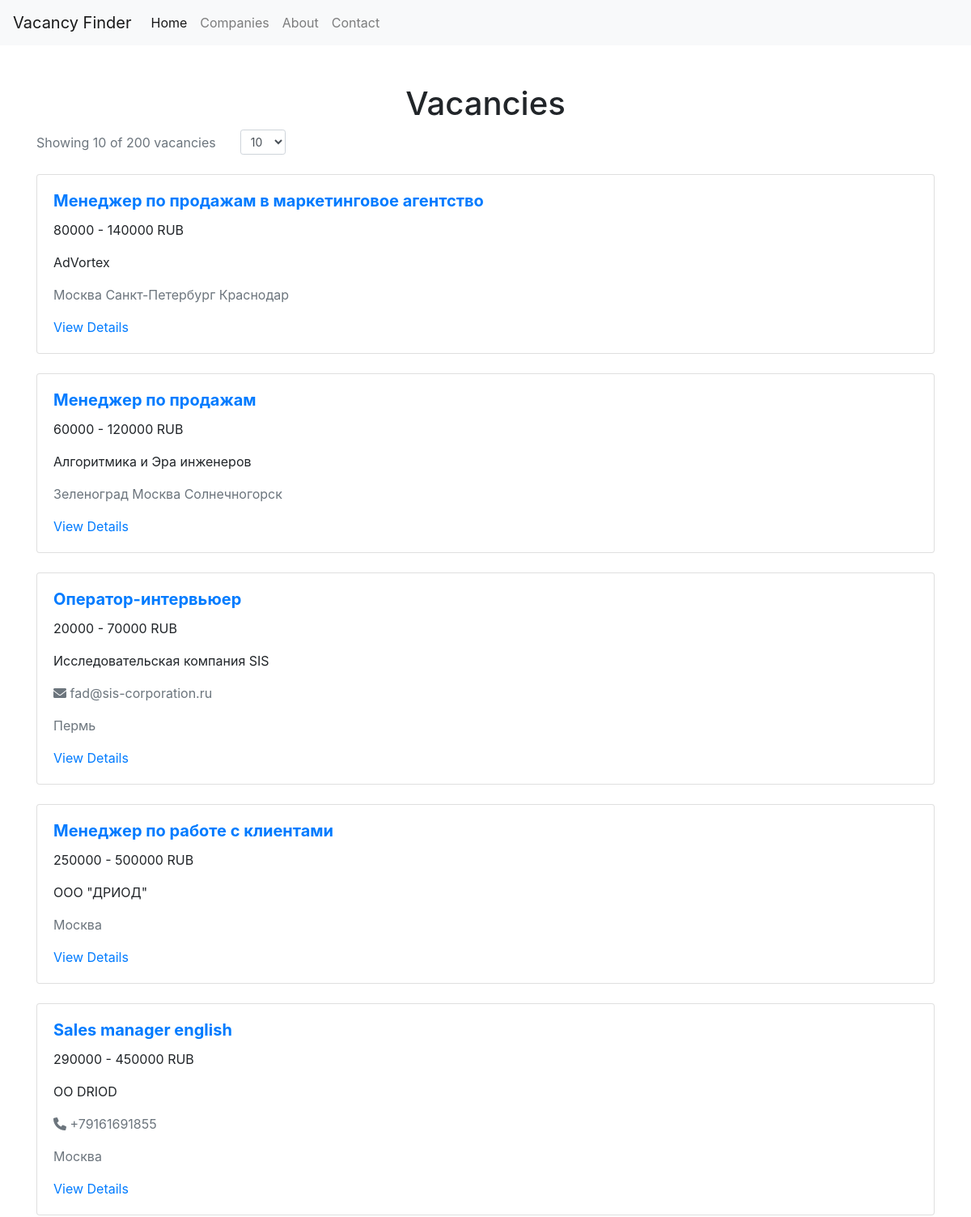
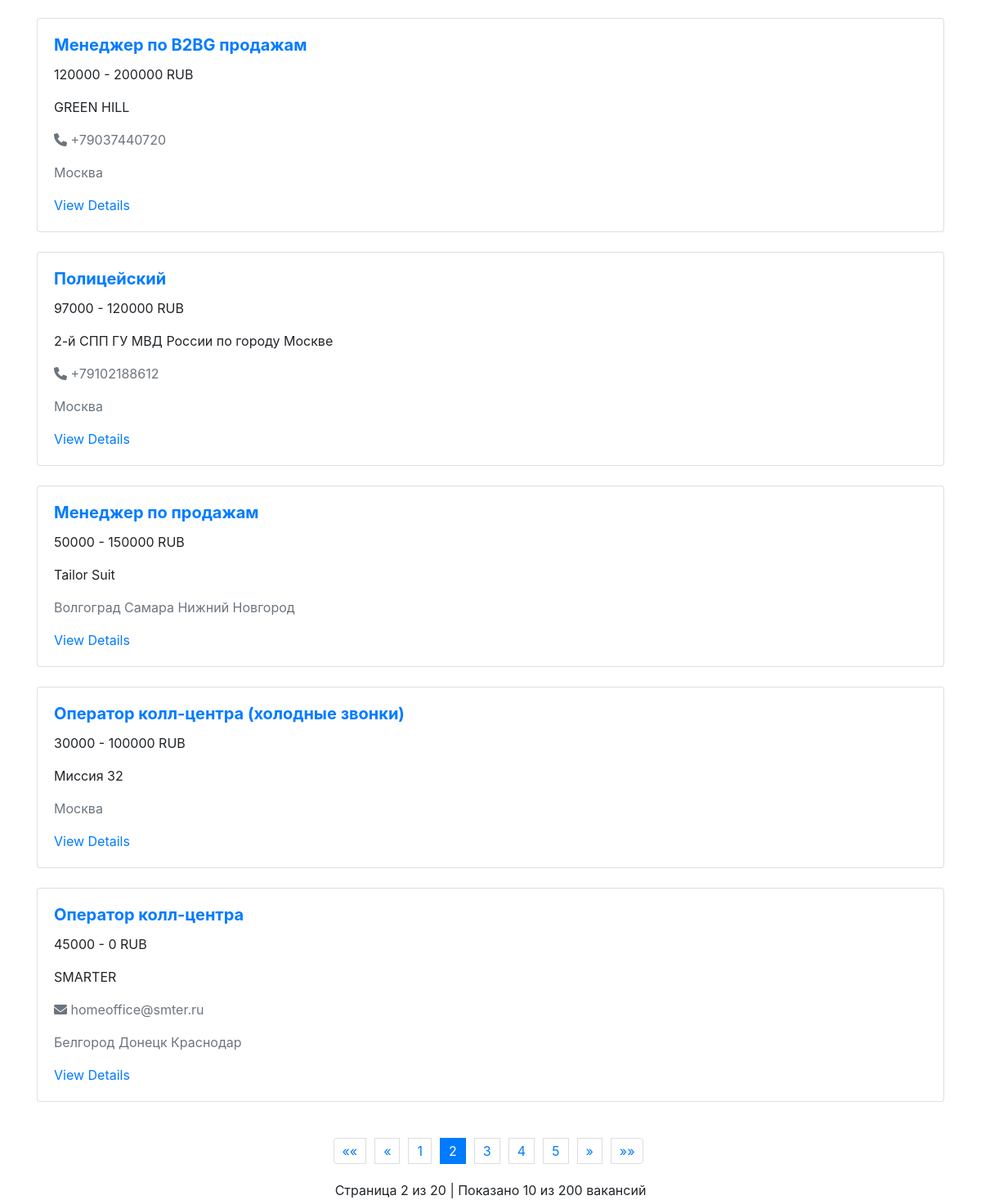
The app's page /?page=2&per_page=10 with its own data (2 pictures, top to bottom).
### finder_parser/models/vacancy.py (models this page shows, shortened)
class Vacancy(Base):
    __tablename__ = 'vacancies'
    id = Column(Integer, primary_key=True)
    vacancy_id = Column(Integer, unique=True, nullable=False)
    title = Column(String, nullable=False)
    description = Column(Text, nullable=False)
    salary_from = Column(Integer, nullable=True)
    salary_to = Column(Integer, nullable=True)
    currency_symbol = Column(String, nullable=True)
    contacts = Column(String, nullable=True)  # Хранение контактов в формате JSON
    @property
    def contacts_dict(self):
        contacts = json.loads(self.contacts) if self.contacts else []
        phone = next((item['value'] for item in contacts if item['type'] == 'phone'), None)
        email = next((item['value'] for item in contacts if item['type'] == 'email'), None)
        return {'phone': phone, 'email': email}
    company_info = Column(String, nullable=True)  # Хранение информации о компании в формате JSON
    @property
    def company_info_dict(self):
        return json.loads(self.company_info) if self.company_info else {}
    locations = Column(String, nullable=True)  # Хранение местоположений в формате JSON
    @property
    def locations_list(self):
        return json.loads(self.locations) if self.locations else []

### flask_app/app.py (the view)
@app.route('/')
def home():
    page = request.args.get('page', 1, type=int)
    per_page = request.args.get('per_page', 10, type=int)  # Значение по умолчанию 10
    offset = (page - 1) * per_page
    vacancies = session.query(Vacancy).offset(offset).limit(per_page).all()
    total_vacancies = session.query(Vacancy).count()
    total_pages = (total_vacancies + per_page - 1) // per_page  # Округление вверх
    return render_template(
        'index.html',  # или ваш шаблон для вакансий
        vacancies=vacancies,
        page=page,
        per_page=per_page,
        total_pages=total_pages,
        total_vacancies=total_vacancies
    )

### flask_app/templates/index.html (shortened to what this page needs)
{% extends "base.html" %}
{% block content %}
<h1 class="text-center">Vacancies</h1>
<form action="{{ url_for('home') }}" method="get" class="mb-4">
    <div class="form-group row align-items-center">
        <div class="col-auto">
            <span class="text-muted">Showing {{ vacancies|length }} of {{ total_vacancies }} vacancies</span>
        </div>
        <div class="col-auto">
            <select name="per_page" id="per_page" class="form-control form-control-sm" onchange="this.form.submit()">
                <option value="10" {% if per_page==10 %}selected{% endif %}>10</option>
            </select>
        </div>
    </div>
</form>
<div class="row">
    {% for vacancy in vacancies %}
    <div class="col-12 mb-4">
        <div class="card">
            <div class="card-body">
                <h5 class="card-title"><a href="https://finder.work/vacancies/{{vacancy.vacancy_id}}"
                        class="text-primary font-weight-bold">{{ vacancy.title }}</a></h5>
                <p class="card-text font-weight">{{ vacancy.salary_from }} - {{ vacancy.salary_to }} {{
                    vacancy.currency_symbol }}</p>
                <p class="card-text font-weight">{{ vacancy.company_info_dict['title'] }}</p>
                <ul class="list-unstyled mt-3">
                    {% if vacancy.contacts_dict.phone %}
                    <li class="mb-2 text-muted">
                        <i class="fas fa-phone"></i> {{ vacancy.contacts_dict.phone }}
                    </li>
                    {% endif %}
                    {% if vacancy.contacts_dict.email %}
                    <li class="mb-2 text-muted">
                        <i class="fas fa-envelope"></i> {{ vacancy.contacts_dict.email }}
                    </li>
                    {% endif %}
                </ul>
                <p class="card-text text-muted">
                    {% for location in vacancy.locations_list %}
                    {{ location.name }}
                    {% endfor %}
                </p>
                <a href="{{ url_for('vacancy', vacancy_id=vacancy.vacancy_id) }}" class="text-primary">View Details</a>
            </div>
        </div>
    </div>
    {% endfor %}
</div>
<nav aria-label="Page navigation">
    <ul class="pagination justify-content-center">
        <li class="page-item {% if page == 1 %}disabled{% endif %}">
            <a class="page-link" href="{{ url_for('companies', page=1, per_page=per_page) }}" aria-label="First">
                <span aria-hidden="true">&laquo;&laquo;</span>
            </a>
        </li>
        <li class="page-item {% if page == 1 %}disabled{% endif %}">
            <a class="page-link" href="{{ url_for('companies', page=page-1, per_page=per_page) }}"
                aria-label="Previous">
                <span aria-hidden="true">&laquo;</span>
            </a>
        </li>
        {% set start_page = [1, page-2]|max %}
        {% set end_page = [total_pages, start_page+4]|min %}
        {% if end_page - start_page < 4 %} {% set start_page=[1, end_page-4]|max %} {% endif %} {% for p in
            range(start_page, end_page+1) %} <li class="page-item {% if p == page %}active{% endif %}">
            <a class="page-link" href="{{ url_for('home', page=p, per_page=per_page) }}">{{ p }}</a>
            </li>
            {% endfor %}
            <li class="page-item {% if page == total_pages %}disabled{% endif %}">
                <a class="page-link" href="{{ url_for('home', page=page+1, per_page=per_page) }}"
                    aria-label="Next">
                    <span aria-hidden="true">&raquo;</span>
                </a>
            </li>
            <li class="page-item {% if page == total_pages %}disabled{% endif %}">
                <a class="page-link" href="{{ url_for('home', page=total_pages, per_page=per_page) }}"
                    aria-label="Last">
                    <span aria-hidden="true">&raquo;&raquo;</span>
                </a>
            </li>
    </ul>
</nav>
<div class="text-center mt-2">
    Страница {{ page }} из {{ total_pages }} | Показано {{ vacancies|length }} из {{ total_vacancies }} вакансий
</div>
{% endblock %}

### flask_app/static/css/styles.css (style rules this page uses)
.pagination { margin: 20px 0; text-align: center; }
.pagination a, .pagination strong { display: inline-block; padding: 5px 10px; margin: 0 5px; border: 1px solid #ddd; text-decoration: none; }
.card-body { flex: 1; overflow-y: auto; }

### records on screen
Vacancy: title "Менеджер по продажам в маркетинговое агентство", salary_from "80000", salary_to "140000", currency_symbol "RUB", company_info_dict "AdVortex", name "Москва" "Санкт-Петербург" "Краснодар"
Vacancy: title "Менеджер по продажам", salary_from "60000", salary_to "120000", currency_symbol "RUB", company_info_dict "Алгоритмика и Эра инженеров", name "Зеленоград" "Москва" "Солнечногорск"
Vacancy: title "Оператор-интервьюер", salary_from "20000", salary_to "70000", currency_symbol "RUB", company_info_dict "Исследовательская компания SIS", contacts_dict.email "fad@sis-corporation.ru", name "Пермь"
Vacancy: title "Менеджер по работе с клиентами", salary_from "250000", salary_to "500000", currency_symbol "RUB", company_info_dict "ООО \"ДРИОД\"", name "Москва"
Vacancy: title "Sales manager english", salary_from "290000", salary_to "450000", currency_symbol "RUB", company_info_dict "OO DRIOD", contacts_dict.phone "+79161691855", name "Москва"
Vacancy: title "Менеджер по B2BG продажам", salary_from "120000", salary_to "200000", currency_symbol "RUB", company_info_dict "GREEN HILL", contacts_dict.phone "+79037440720", name "Москва"
Vacancy: title "Полицейский", salary_from "97000", salary_to "120000", currency_symbol "RUB", company_info_dict "2-й СПП ГУ МВД России по городу Москве", contacts_dict.phone "+79102188612", name "Москва"
Vacancy: title "Менеджер по продажам", salary_from "50000", salary_to "150000", currency_symbol "RUB", company_info_dict "Tailor Suit", name "Волгоград" "Самара" "Нижний Новгород"
Vacancy: title "Оператор колл-центра (холодные звонки)", salary_from "30000", salary_to "100000", currency_symbol "RUB", company_info_dict "Миссия 32", name "Москва"
Vacancy: title "Оператор колл-центра", salary_from "45000", salary_to "0", currency_symbol "RUB", company_info_dict "SMARTER", contacts_dict.email "homeoffice@smter.ru", name "Белгород" "Донецк" "Краснодар"

### other values on screen
{{ vacancies|length }} "10"
{{ total_vacancies }} "200"
{{ p }} "1" "2" "3" "4" "5"
{{ page }} "2"
{{ total_pages }} "20"
